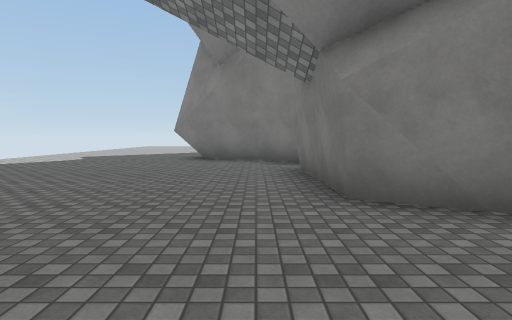
view 1 (above)

24 first-person views from a walk through a 3-D level made in the Unity game engine. The camera is 1.3 m above the floor, tilts 4° down and sees 75° across. The floor is counted in squares, 2 m on a side. Each view is taken from the middle of a square. On the plan, view 1 faces up. The plan holds only what a view shows up to about 10 squares ahead; the rest is blank. The place goes on beyond the plan. The player character is not drawn. Some surface patterns are stand-ins.

view 2
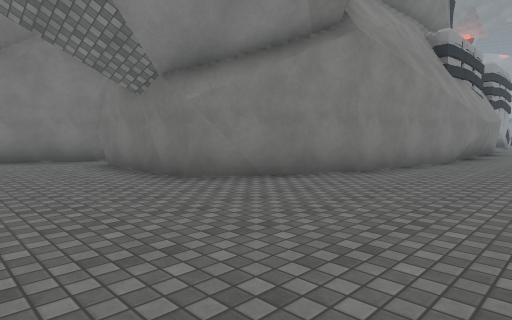

view 3
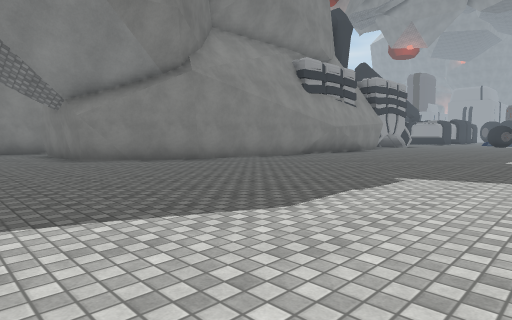

view 4
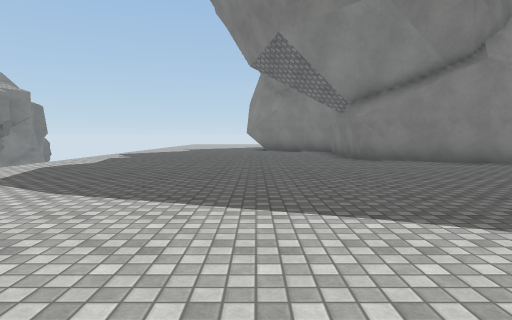

view 5
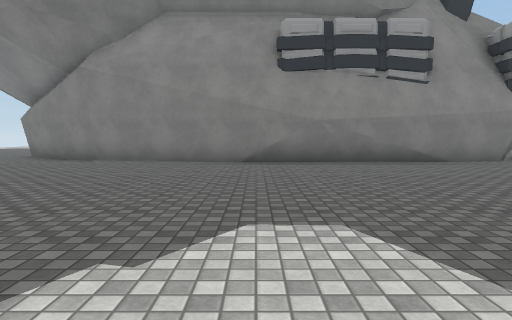

view 6
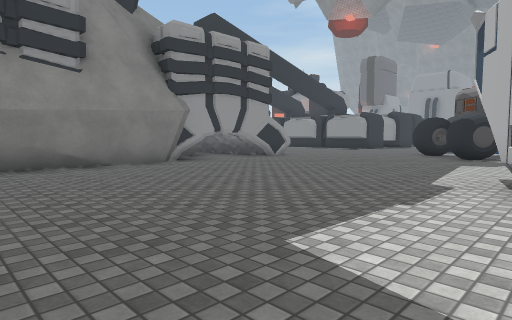

view 7
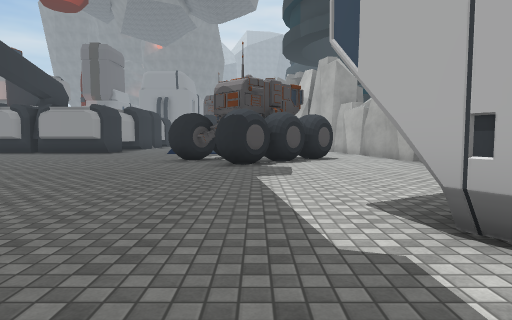

view 8
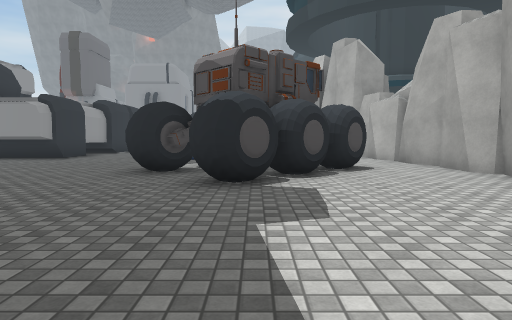

view 9
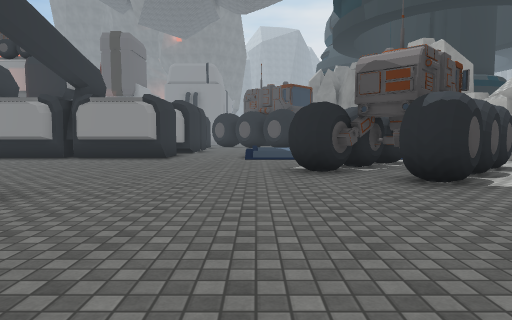

view 10
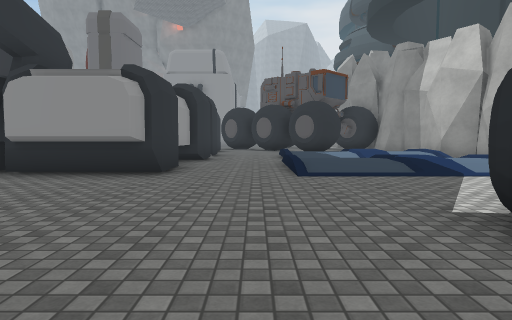

view 11
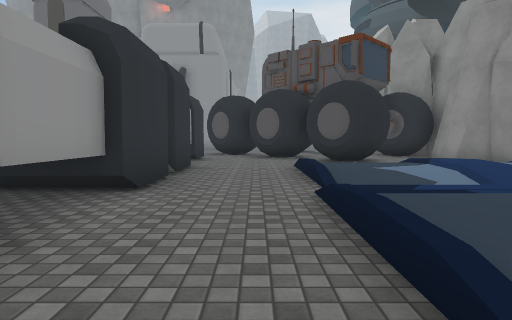

view 12
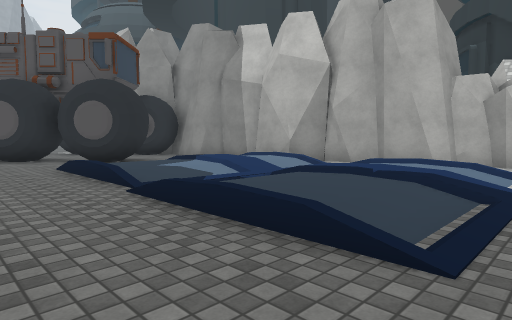

view 13
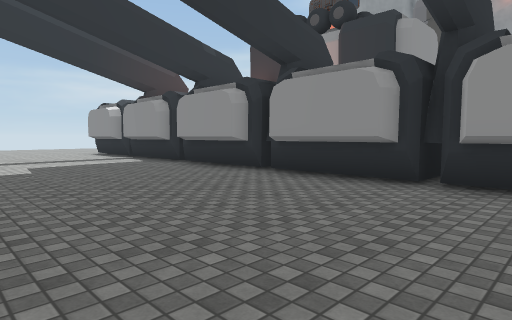

view 14
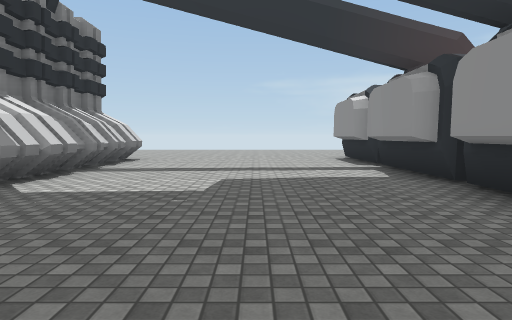

view 15
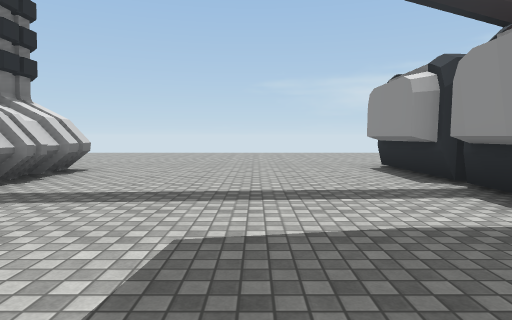

view 16
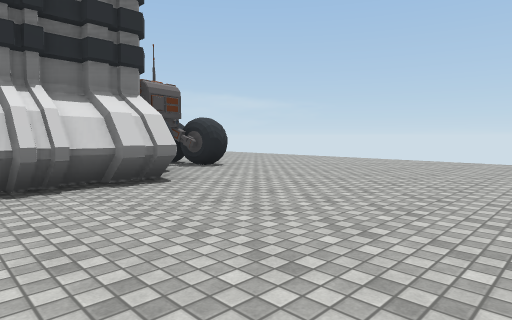

view 17
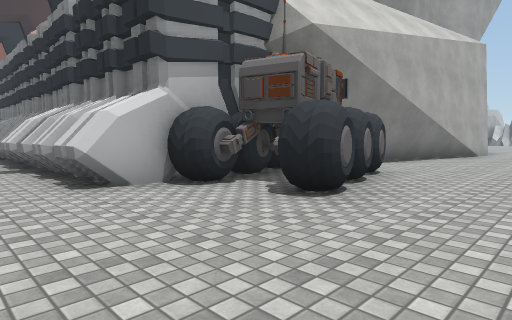

view 18
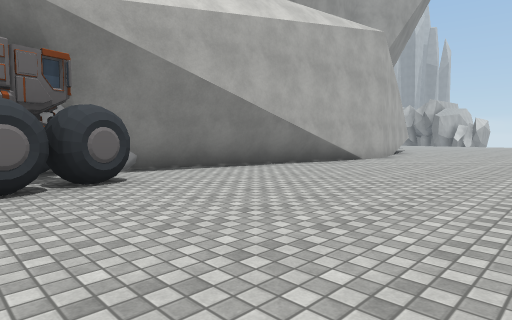

view 19
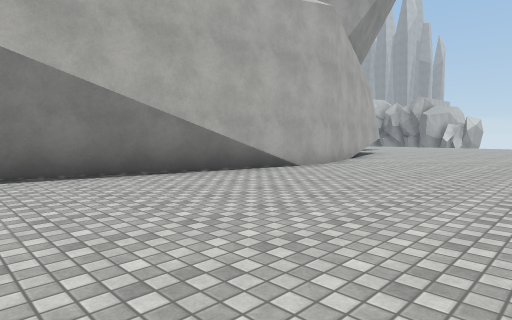

view 20
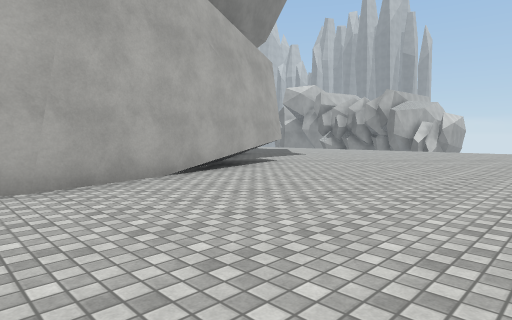

view 21
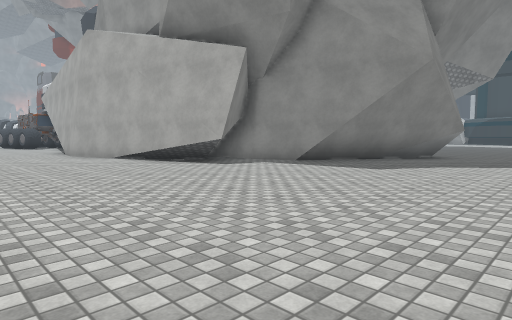

view 22
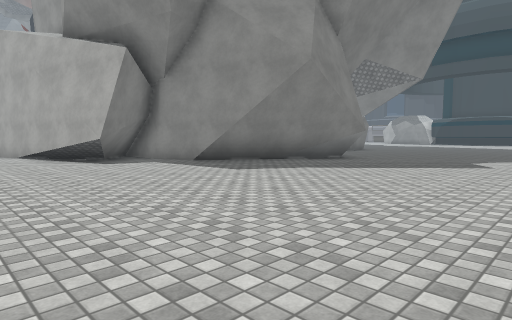

view 23
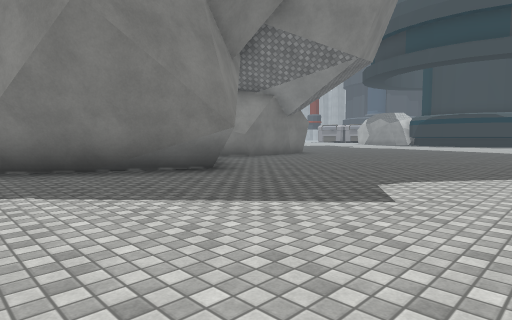

view 24
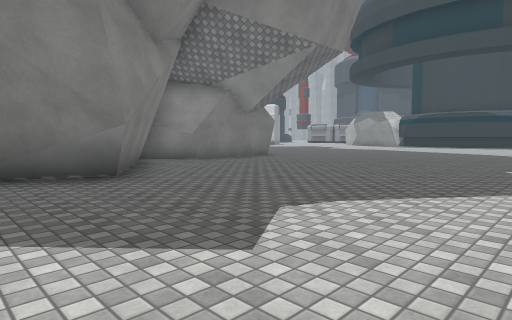

### Floor plan
Key: @ floor where view 1 was taken; # wall or solid block; . main floor; : floor 0.25 m higher than the main floor; / step, stairs or slope; O other object.
Columns run from 7 left of view 1 to 35 right of it. Each row starts with its distance up from view 1.
 22            ..... ........ .....
 21   .............................
 20   .............................
 19 ..................................
 18 ........................OO........
 17 ...........########...OOO.........
 16 .........###      #### OOO.......#
 15 .........##               #......#
 14 ........##                ##.....#
 13 .......##                 ##.....#
 12 ......##                  ##.....#
 11 .....##                   #......#
 10 .....##                   #......#
  9 ......###                 ##.....#
  8 ........#                 # .....#
  7  .......##                  .....#
  6  .......#                   .....#
  5  .......#                   .....##
  4 ........#                   .....#
  3 ........###                 .....#  #
  2 ..........##############    .....##########
  1 ................###........................
  0 .......@...................................
 -1  ................................///////..#
 -2   ...........................##../:/.:: .##
 -3   ..........................### .////// ##
 -4    .........................####///////  ..
 -5     .........................## .///.///  #
 -6      .....    ....... ##......#.     .#####
 -7                .         .........#####
 -8                              ######

Positions as (right, up) in squares from view 1, and headings:
1: (0, 0), facing up
2: (-2, -1), facing up-right
3: (-2, -6), facing up-right
4: (-2, -6), facing up
5: (8, -7), facing up
6: (10, -6), facing up-right
7: (13, -4), facing right
8: (16, -4), facing right
9: (16, -1), facing right
10: (20, 0), facing right
11: (25, 0), facing right
12: (25, 1), facing down-right
13: (21, 3), facing up-right
14: (23, 6), facing up
15: (23, 9), facing up
16: (24, 13), facing up-left
17: (21, 20), facing down-left
18: (17, 22), facing down-left
19: (14, 22), facing down-left
20: (8, 22), facing down-left
21: (-5, 21), facing down-right
22: (-7, 19), facing down-right
23: (-7, 14), facing down-right
24: (-7, 12), facing down-right
